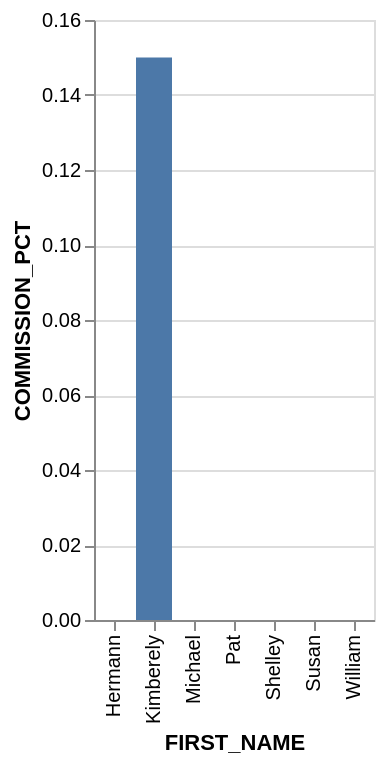

Vega-Lite specification stored for this chart:
### Vega-Lite specification from a JSON file in a GitHub repository (floating-point values rounded to 4 significant figures)
{"data": {"values": [{"x_data": "Kimberely", "y_data": 0.15}, {"x_data": "Michael", "y_data": 0}, {"x_data": "Pat", "y_data": 0}, {"x_data": "Susan", "y_data": 0}, {"x_data": "Hermann", "y_data": 0}, {"x_data": "Shelley", "y_data": 0}, {"x_data": "William", "y_data": 0}]}, "mark": "bar", "encoding": {"x": {"field": "x_data", "type": "nominal", "title": "FIRST_NAME", "sort": "ascending"}, "y": {"field": "y_data", "type": "quantitative", "title": "COMMISSION_PCT"}}}
